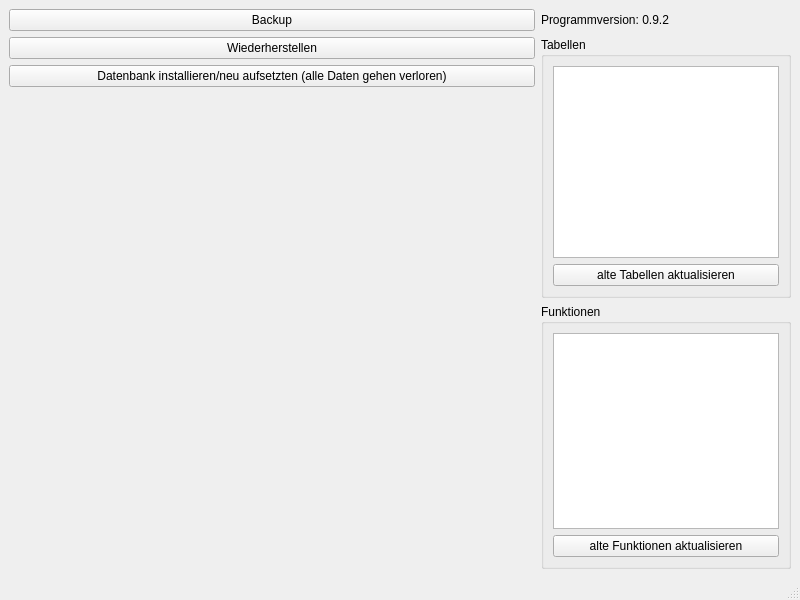
<?xml version="1.0" encoding="UTF-8"?>
<ui version="4.0">
 <class>DBWindow</class>
 <widget class="QMainWindow" name="DBWindow">
  <property name="geometry">
   <rect>
    <x>0</x>
    <y>0</y>
    <width>800</width>
    <height>600</height>
   </rect>
  </property>
  <property name="windowTitle">
   <string>TurnFix - Datenbank-Manager</string>
  </property>
  <property name="windowIcon">
   <iconset>
    <normaloff>:/icons/icon.png</normaloff>:/icons/icon.png</iconset>
  </property>
  <widget class="QWidget" name="centralwidget">
   <layout class="QGridLayout" name="gridLayout">
    <item row="1" column="1" rowspan="3">
     <widget class="QGroupBox" name="groupBox">
      <property name="sizePolicy">
       <sizepolicy hsizetype="Fixed" vsizetype="Preferred">
        <horstretch>0</horstretch>
        <verstretch>0</verstretch>
       </sizepolicy>
      </property>
      <property name="minimumSize">
       <size>
        <width>250</width>
        <height>0</height>
       </size>
      </property>
      <property name="maximumSize">
       <size>
        <width>250</width>
        <height>16777215</height>
       </size>
      </property>
      <property name="title">
       <string>Tabellen</string>
      </property>
      <layout class="QGridLayout" name="gridLayout_2">
       <item row="1" column="0">
        <widget class="QTableView" name="tb_table">
         <property name="editTriggers">
          <set>QAbstractItemView::NoEditTriggers</set>
         </property>
         <property name="alternatingRowColors">
          <bool>true</bool>
         </property>
         <property name="selectionMode">
          <enum>QAbstractItemView::NoSelection</enum>
         </property>
         <property name="selectionBehavior">
          <enum>QAbstractItemView::SelectRows</enum>
         </property>
         <attribute name="verticalHeaderVisible">
          <bool>false</bool>
         </attribute>
         <attribute name="verticalHeaderDefaultSectionSize">
          <number>20</number>
         </attribute>
         <attribute name="verticalHeaderVisible">
          <bool>false</bool>
         </attribute>
         <attribute name="verticalHeaderDefaultSectionSize">
          <number>20</number>
         </attribute>
        </widget>
       </item>
       <item row="2" column="0">
        <widget class="QPushButton" name="but_updateTables">
         <property name="text">
          <string>alte Tabellen aktualisieren</string>
         </property>
        </widget>
       </item>
      </layout>
     </widget>
    </item>
    <item row="4" column="1">
     <widget class="QGroupBox" name="groupBox_2">
      <property name="sizePolicy">
       <sizepolicy hsizetype="Fixed" vsizetype="Preferred">
        <horstretch>0</horstretch>
        <verstretch>0</verstretch>
       </sizepolicy>
      </property>
      <property name="minimumSize">
       <size>
        <width>250</width>
        <height>0</height>
       </size>
      </property>
      <property name="maximumSize">
       <size>
        <width>250</width>
        <height>16777215</height>
       </size>
      </property>
      <property name="title">
       <string>Funktionen</string>
      </property>
      <layout class="QGridLayout" name="gridLayout_3">
       <item row="0" column="0">
        <widget class="QTableView" name="ft_table">
         <property name="alternatingRowColors">
          <bool>true</bool>
         </property>
         <property name="selectionMode">
          <enum>QAbstractItemView::NoSelection</enum>
         </property>
         <property name="selectionBehavior">
          <enum>QAbstractItemView::SelectRows</enum>
         </property>
         <attribute name="verticalHeaderVisible">
          <bool>false</bool>
         </attribute>
         <attribute name="verticalHeaderDefaultSectionSize">
          <number>20</number>
         </attribute>
         <attribute name="verticalHeaderVisible">
          <bool>false</bool>
         </attribute>
         <attribute name="verticalHeaderDefaultSectionSize">
          <number>20</number>
         </attribute>
        </widget>
       </item>
       <item row="1" column="0">
        <widget class="QPushButton" name="but_updateFunctions">
         <property name="text">
          <string>alte Funktionen aktualisieren</string>
         </property>
        </widget>
       </item>
      </layout>
     </widget>
    </item>
    <item row="0" column="1">
     <widget class="QLabel" name="label">
      <property name="text">
       <string>Programmversion: 0.9.2</string>
      </property>
     </widget>
    </item>
    <item row="4" column="0">
     <spacer name="horizontalSpacer">
      <property name="orientation">
       <enum>Qt::Horizontal</enum>
      </property>
      <property name="sizeHint" stdset="0">
       <size>
        <width>40</width>
        <height>20</height>
       </size>
      </property>
     </spacer>
    </item>
    <item row="0" column="0">
     <widget class="QPushButton" name="but_backup">
      <property name="text">
       <string>Backup</string>
      </property>
     </widget>
    </item>
    <item row="1" column="0">
     <widget class="QPushButton" name="but_restore">
      <property name="text">
       <string>Wiederherstellen</string>
      </property>
     </widget>
    </item>
    <item row="2" column="0">
     <widget class="QPushButton" name="but_install">
      <property name="text">
       <string>Datenbank installieren/neu aufsetzten (alle Daten gehen verloren)</string>
      </property>
     </widget>
    </item>
   </layout>
  </widget>
  <widget class="QMenuBar" name="menubar">
   <property name="geometry">
    <rect>
     <x>0</x>
     <y>0</y>
     <width>800</width>
     <height>22</height>
    </rect>
   </property>
  </widget>
  <widget class="QStatusBar" name="statusbar"/>
 </widget>
 <resources/>
 <connections/>
</ui>
